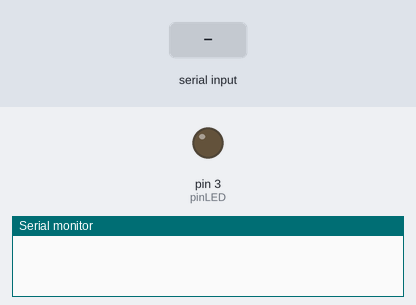
A sketch run on a simulated Arduino Uno, built with avr-gcc and run on an emulated ATmega328P. On the bench: output pins drawn as LEDs (lit = HIGH), the last lines printed to the serial monitor. Inputs (shaded band) come from the test bench.

Above: at 1.2 s.
1.3 s: byte 1 (1) received over Serial
At 2.0 s:
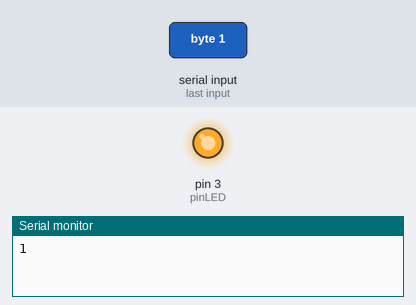
2.8 s: "1" received over Serial
At 3.1 s:
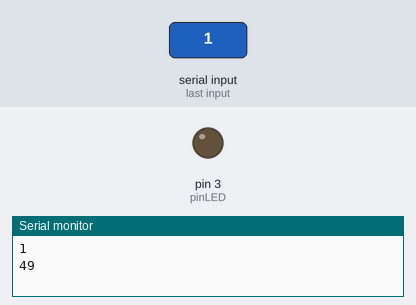
Timing chart, 0 to 5.8 s (numbered marks = the images above; inputs shaded):
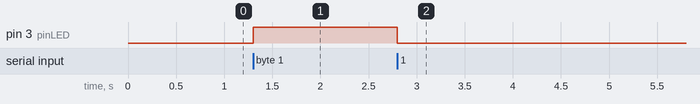

Measured:
- after the input at 1.3 s, pin 3 (pinLED): LOW → HIGH at once
- after the input at 2.8 s, pin 3 (pinLED): HIGH → LOW at once

The sketch:

serial_read_1byte_led.ino
```cpp
const int pinLED = 3;
int readByte = 0;

void setup(){
  Serial.begin(9600);
  pinMode(pinLED, OUTPUT);
}

void loop(){
  if (Serial.available() > 0) {
    readByte = Serial.read();
    Serial.println(readByte, DEC);
    if(readByte == 1){
      digitalWrite(pinLED,HIGH);
    }else{
      digitalWrite(pinLED,LOW);
    }

  }
}
```
